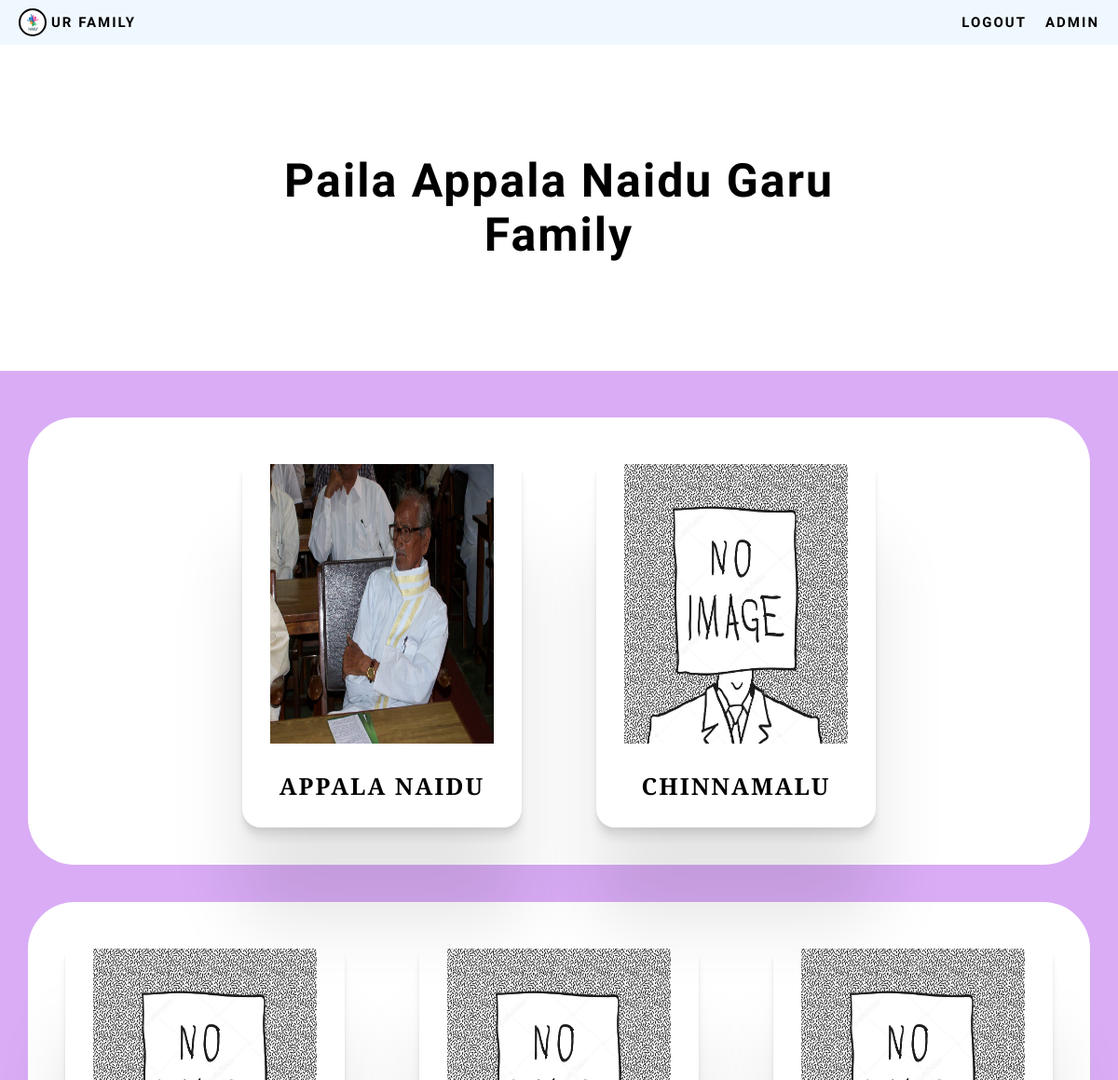
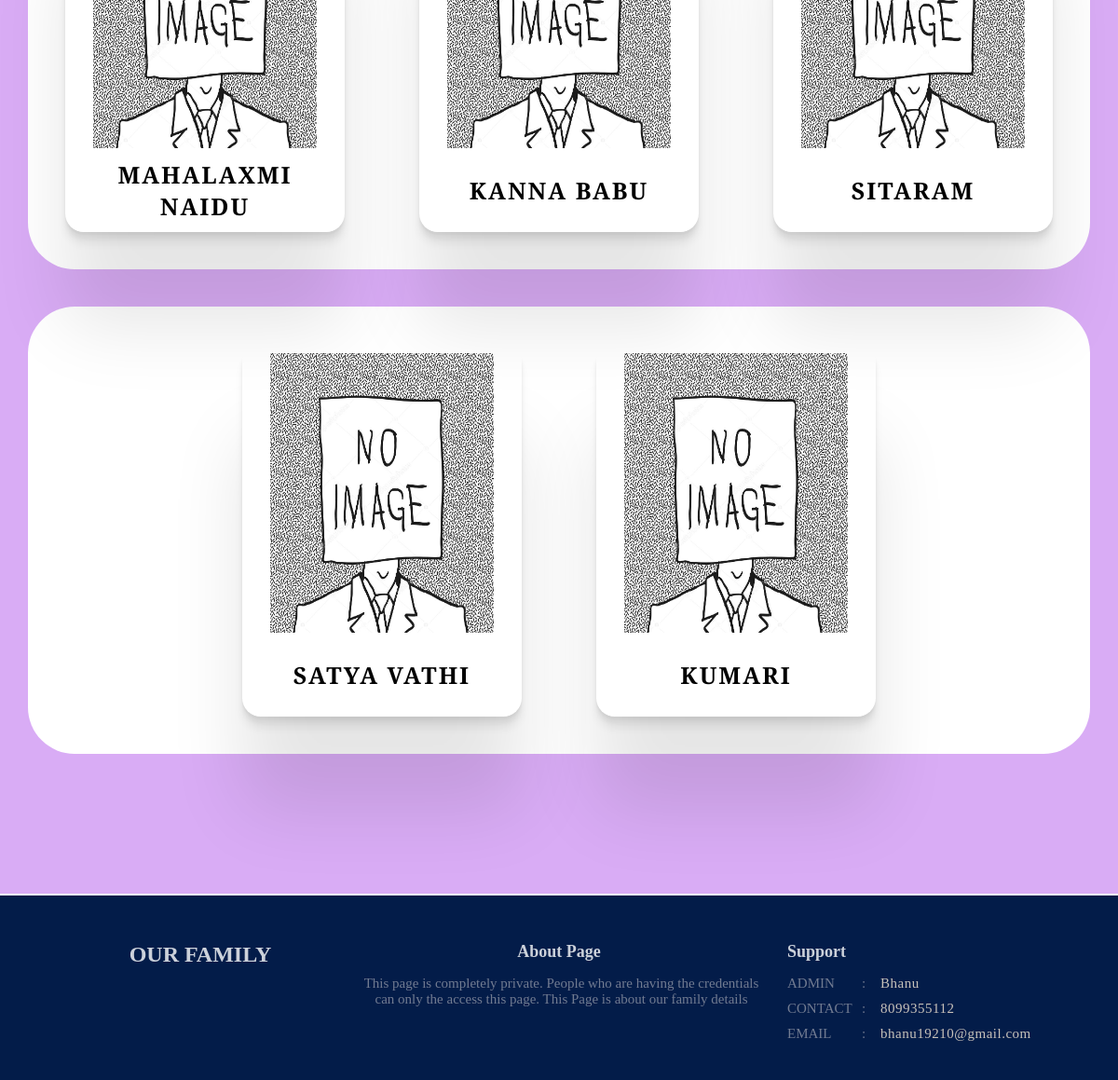
The page /Gen1/appala-naidu/ (signed in) on the database its author committed (2 pictures, top to bottom).
### base/models.py (models this page shows, shortened)
class Genration_01(models.Model):
     title = models.CharField(max_length=200,null=True)
     name = models.CharField(max_length=100)
     gender = models.CharField(max_length=10,choices=gender)
     main_dp = models.ImageField(upload_to='dp',blank=True)
     partner = models.CharField(max_length=100, null=True , blank=True)
     partner_dp = models.ImageField(upload_to='dp',blank=True)
     slug = models.SlugField(max_length = 20,choices=slug)

class Genration_02(models.Model):
     parent = models.ForeignKey(Genration_01, on_delete=models.CASCADE)
     title_name = models.CharField(max_length=200,null=True)
     name = models.CharField(max_length=100)
     main_dp = models.ImageField(upload_to='dp',blank=True)
     partner = models.CharField(max_length=100, null=True , blank=True)
     partner_dp = models.ImageField(upload_to='dp',blank=True)
     gen_code = models.IntegerField(choices=Gen_code)
     gender = models.CharField(max_length=10,choices=gender)
     whatsapp_no = models.BigIntegerField(null = True , blank= True)
     phone_no = models.BigIntegerField(null = True , blank= True)
     email = models.EmailField(null=True,blank=True)
     d_no = models.CharField(max_length=10,null=True)
     street = models.CharField(max_length=40)
     mandal = models.CharField(max_length=100)
     pin_code = models.CharField(max_length=100)
     district = models.CharField(max_length=100)
     co_state = models.CharField(max_length=100)
     parent_slug = models.SlugField(max_length = 20,choices=slug)
     slug = models.SlugField(default="",null=True)

### base/views.py (the view)
# urls.py: path('Gen1/<slug:slug>/' ,views.family, name ='family'),
@login_required(login_url  = 'login_page')
def family(request,slug):
    fam = Genration_01.objects.get(slug = slug)
    memb = Genration_02.objects.all()
    context = {'room':memb,'check':fam,'Male':'M','Female':'F'}
    return render(request,'base/appalanaidugaru.html',context)

### base/templates/base/appalanaidugaru.html (shortened to what this page needs)
<!DOCTYPE html>
{% load static %}
<html lang="en">
<head>
    <link rel="stylesheet" href="{% static 'styles/fonts.css' %}">
    <link rel="stylesheet" href="{% static 'styles/footer_responsive.css' %}">
    <link rel="stylesheet" href="{% static 'styles/level_one_c.css' %}">
    <link rel="stylesheet" href="{% static 'styles/main_cs.css' %}">
</head>
<body>
   <div class="container">
    <div>
        <div class="one">
            <div class="nav_bar">
                <div class="logo" id="border">
                    <div class="image"></div>
                    <a href="{% url 'homepage' %}"><h2 style="color: rgb(2, 2, 2);">UR FAMILY</h2></a>
                </div>
               <ul class="menu2" id="border">
                    <li id="font"><a href="{% url 'logout' %}">Logout</a></li>
                    <li id="font"><a href="#admin">Admin</a></li>
               </ul>
            </div>
        </div>
    <div class="content">
        <div class="box1" id="">
            <div class="b1_left1 border">
                {{check.title}}
                 <br>
                 <h1>Family</h1>
            </div>
        </div>
        <div class="box2 box" id="son">
            <a href="">
                <div class="holder">
                    <div class="photo">
                         {% if check.main_dp %}
                            <img src="{{check.main_dp.url}}" alt="">
                         {%else%}
                            <img src="{% static 'images/no image.jpg' %}" alt="">
                         {%endif%}
                    </div>
                    <div class="name">
                        <h1>{{check.name}}</h1>
                    </div>
                </div>
            </a>
            <a href="">
                <div class="holder">
                    <div class="photo">
                        {% if room.main_dp %}
                            <img src="{{check.dp_photo.url}}" alt="">
                         {%else%}
                            <img src="{% static 'images/no image.jpg' %}" alt="">
                         {%endif%}
                    </div>
                    <div class="name">
                        <h1>{{check.partner}}</h1>
                    </div>
                </div>
            </a>
        </div>
        <div class="box3 box" id="so">
            {% for room in room %}
                {% if room.parent == check%}
                    {% if room.gender == Male %}
                        <a href="{% url 'bro' room.slug %}">
                            <div class="holder">
                                <div class="photo">
                                    {% if room.main_dp %}
                                        <img src="" alt="">
                                    {%else%}
                                        <img src="{% static 'images/no image.jpg' %}" alt="">
                                    {%endif%}
                                </div>
                                <div class="name">
                                    <h1>{{room.name}}</h1>
                                </div>
                            </div>
                        </a>
                    {% endif %}
                {% endif %}
            {% endfor %}
        </div>
        <div class="box3 box" id="daughter">
            {% for room in room %}
                {% if room.parent == check%}
                    {% if room.gender == Female %}
                        <a href="{% url 'bro' room.slug %}">
                            <div class="holder">
                                <div class="photo">
                                    {% if room.main_dp %}
                                        <img src="" alt="">
                                    {%else%}
                                        <img src="{% static 'images/no image.jpg' %}" alt="">
                                    {%endif%}
                                </div>
                                <div class="name">
                                    <h1>{{room.name}}</h1>
                                </div>
                            </div>
                        </a>
                    {% endif %}
                {% endif %}
            {% endfor %}
        </div>
    </div>
    <div class="footer" id="admin">
        <div class="margin_box">
            <div class="container container3">
                <div class="section1 section" id="border">
                    <h2>OUR  family</h2>
                </div>
                <div class="section2 section" id="border">
                    <h5>About Page</h5>
                    <div>
                        <p>This page is completely private. People who are having the credentials
                            can only the access this page. This Page is about our family details
                        </p>
                    </div>
                </div>
                <div class="section3 section" id="border">
                    <h5>Support</h5>
                    <ul class="not_responsive">
                        <div>
                            <p class="s3start">Admin</p>
                            <p class="s3middle">:</p>
                            <p class="s3bottom">Bhanu</p>
                        </div>
                        <div>
                            <p class="s3start">Contact</p>
                            <p class="s3middle">:</p>
                            <p class="s3bottom">8099355112</p>
                        </div>
                        <div>
                            <p class="s3start">Email</p>
                            <p class="s3middle">:</p>
                            <p class="s3bottom">bhanu19210@gmail.com</p>
                        </div>
                    </ul>
                </div>
            </div>
        </div>
    </div>
    </div>
   </div>
</body>
</html>

### static/styles/footer_responsive.css (style rules this page uses)
* { margin: 0; padding: 0; box-sizing: border-box; list-style-type: none; text-decoration: none; }
body { background-color: rgb(3, 28, 73); }
.footer { margin-top: 150px; border-top: 2px solid white; width: 100%; height: 200px; background-color: rgb(3, 28, 73); padding-top: 50px; }
.footer .container3 { width:90%; height: auto; margin: auto; display: flex; justify-content: space-around; }
.container .section { width: 300px; height: auto; }
.container .section1 h2 { text-align: center; color: rgba(255, 255, 255,0.8); text-transform: uppercase; }
.footer .section2 { width:auto; height: auto; }
.footer .section2 h5 { text-align: center; font-size: 18px; margin-bottom: 15px; color: rgba(255, 255, 255,0.8); }
.footer .section2 p { color: rgba(223, 217, 217,0.5); width: 450px; font-size: 15px; margin-bottom: 15px; padding: 0px 0px 10px 5px; text-align: center; }
.footer .section3 { padding-left: 10px; }
.footer .section3 h5 { font-size: 18px; margin-bottom: 15px; color: rgba(255, 255, 255,0.8); }
.footer .section3 ul div { color: rgba(223, 217, 217,0.5); font-size: 15px; margin-bottom: 10px; }
.section3 .not_responsive div { display: flex; }
.section3 .not_responsive div .s3start { width: 80px; text-transform: uppercase; }
.section3 .not_responsive div .s3middle { width: 20px; }
.section3 .not_responsive div .s3bottom { width: 50px; color: rgba(250, 235, 215, 0.8); letter-spacing: 0.5px; }

### static/styles/level_one_c.css (style rules this page uses)
* { margin: 0; padding: 0; box-sizing: border-box; text-decoration: none; list-style-type: none; }
.one { padding-bottom: 64px; position: relative; top: 0; }
.one .nav_bar { position: fixed; width: 100%; height: 64px; background-color:aliceblue; color: white; top: 0; display: flex; z-index: 10; }
.nav_bar .logo { width: 40%; display: flex; padding: 0px 20px; justify-content: start; align-items: center; }
.nav_bar .logo .image { background-image: url('../images/family-logo.jpg'); background-size: cover; width: 40px; height:40px; background-color: aquamarine; border-radius: 50%; border: 2px solid black; }
.logo h2 { margin-left: 10px; }
.nav_bar .menu2 { display: none; }
@media (max-width:1200px) { .nav_bar .logo { width: 100%; } }
@media (max-width:1200px) { .one { padding-bottom: 48px; } }
@media (max-width:1200px) { .one .nav_bar { height: 48px; } }
@media (max-width:1200px) { .nav_bar .logo .image { width: 30px; height: 30px; } }
@media (max-width:1200px) { .logo h2 { font-size: 15px; font-family: 'Oswald', sans-serif; letter-spacing: 2px; font-weight: bold; margin-left: 5px; } }
@media (max-width:1200px) { .nav_bar .menu2 { width: 60%; display: flex; justify-content: end; align-items: center; margin-right: 10px; } }
@media (max-width:1200px) { .nav_bar .menu2 li a { font-size: 15px; font-family: 'Oswald', sans-serif; letter-spacing: 2px; text-transform: uppercase; color: rgb(3, 3, 3); font-weight: bold; padding: 5px 10px; } }

### rows shown on the page
Genration_01: title "Paila Appala Naidu Garu", main_dp (picture), name "APPALA NAIDU", partner "CHINNAMALU"
Genration_02: name "MAHALAXMI NAIDU"
Genration_02: name "KANNA BABU"
Genration_02: name "SITARAM"
Genration_02: name "SATYA VATHI"
Genration_02: name "KUMARI"
